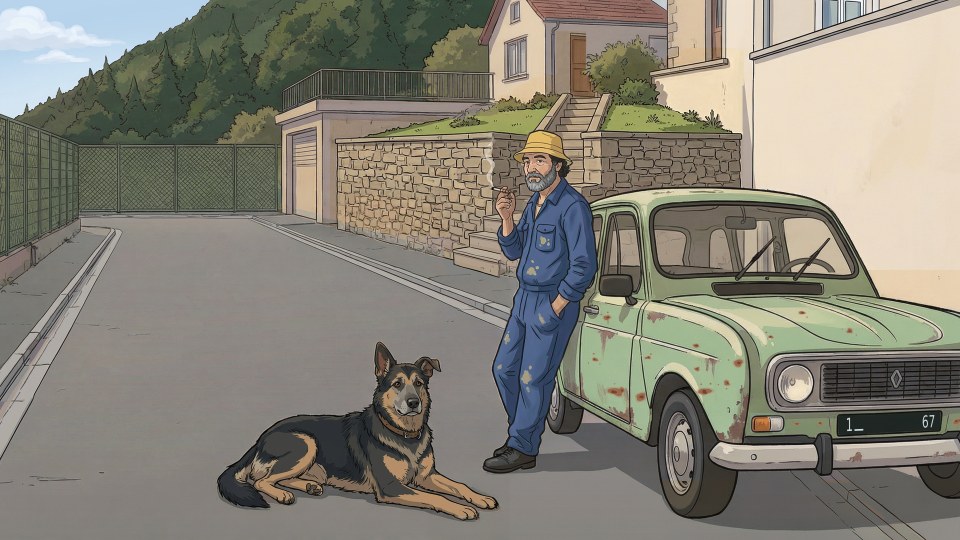
#> input picture assets/storyboards/a-valider/p02/p02-v10-colline-jardin.png, 1920 x 1080 px (shown at 1/2 size)
$ python p02_v13.py ../assets/storyboards/a-valider/p02/p02-v1-ancien-fil-03h55.png
#> lines starting #> are read from the running program, lines starting #| are printed output that depends on the picture; pictures that were not available may be replaced by others from this repository, and a replacement may not be noted
### tools/p02_v10.py
#!/usr/bin/env python3
"""P02 v10 = la v9 avec les deux rectifications demandées le 15/10 après la v8 (écartée) :

  « la colline était beaucoup trop basse il va falloir rectifier — le jardin qui fait colline alors qu'il est au
    même niveau que la terrasse juste un poil plus bas »

1. colline : nettement plus haute que dans la v8 (la crête part du bord gauche vers le tiers supérieur et sort par
   le haut de l'image au-dessus de la terrasse) ; il reste un coin de ciel bleu en haut à gauche — le bleu de la
   retouche (trop saturé, cyan) est ramené à celui du ciel de P01, son vert à celui de la colline de la v9 ;
2. jardin : PLAT, au niveau de la terrasse du garage (juste un peu plus bas), tenu par un haut mur de soutènement
   en pierre le long du trottoir ; l'escalier part du trottoir, monte tout droit jusqu'à la porte de la maison et
   coupe le jardin en deux moitiés (pelouse et arbustes).

Méthode : retouches IA sur des recadrages de la v9 (p02/work/v10-ia-colline-2.png — v10-ia-colline.png, 1er essai
écarté : crête encore trop basse à gauche, jusqu'au grillage ; v10-ia-jardin-2.png, faite avec la disposition de
l'escalier de la v8 comme modèle — v10-ia-jardin.png, 1er essai écarté : escalier en biais tout à droite, jardin pas
coupé en deux) ; le jardin est recalé sur la v9 (ECC, agrandissement de 0,9 %) ; collage par
coupe de graphe (p02_v8.coupe_graphe) ; Jeannot et la 4L de la v9 restent au pixel près.
3. pied du mur : sous le nouveau mur restaient l'ancien pilier, la grille de l'ancien portail et des marches de la v9
   (x ≈ 880–1010, y ≈ 400–565, à gauche de Jeannot) ; retouche IA v10-ia-pied.png (recadrage x 620–1260,
   y 330–690 ×2 de la composition 1+2) : le mur descend jusqu'au trottoir et les premières marches de l'escalier
   partent du trottoir ; seule cette zone est collée (coupe de graphe), après recalage et accord des couleurs sur
   le mur actuel (ses pierres sortaient plus jaunes).

Contrôle obligatoire (bleu du ciel de P01 : --palette P01) :
  python3 tools/controle_retouche.py p02-v9-lumiere.png p02-v10-colline-jardin.png \\
      --zones "<voir ZONES affichées>" --plan P02 --sortie p02-v10-controle.jpg \\
      --palette assets/storyboards/a-valider/p01/p01-v33-net.png

Usage : python3 tools/p02_v10.py [SORTIE] [--coupes IMG]
"""
import sys
from pathlib import Path

import cv2
import numpy as np
from PIL import Image

sys.path.insert(0, str(Path(__file__).resolve().parent))
import p02_v6  # noqa: E402  (silhouette de Jeannot)
import p02_v7  # noqa: E402  (silhouette de la 4L)
import p02_v8  # noqa: E402  (coupe de graphe, zones sûres du ciel)

ROOT = Path(__file__).resolve().parents[1]
DOSSIER = ROOT / "assets/storyboards/a-valider/p02"
TRAVAIL = DOSSIER / "work"
SRC = DOSSIER / "p02-v9-lumiere.png"
V5 = DOSSIER / "p02-v5-plaque-rouille.png"
SORTIE = DOSSIER / "p02-v10-colline-jardin.png"

CC = (0, 0, 1067, 600)          # recadrage « colline »
CJ = (620, 0, 1508, 500)        # recadrage « jardin »
PORTE = (1112, 62, 1172, 194)   # porte de la maison au haut de l'escalier (nouvelle)
CP = (620, 330, 1260, 690)      # recadrage « pied du mur »
P01 = ROOT / "assets/storyboards/a-valider/p01/p01-v33-net.png"
P01_CIEL = (880, 0, 1920, 330)  # ciel de P01 v33 (modèle du bleu)
PIERRES = (680, 360, 870, 462)  # pierres du mur, identiques en dessin dans la composition et la retouche du pied
TROTTOIR = (700, 515, 880, 560) # trottoir au pied du mur, identique dans les deux


def charger(nom, rc):
    x0, y0, x1, y1 = rc
    return np.asarray(Image.open(TRAVAIL / nom).convert("RGB").resize((x1 - x0, y1 - y0), Image.LANCZOS))


# [13 lines left out: function recaler, not called in this run]


def silhouettes(v9):
    v5 = np.asarray(Image.open(V5).convert("RGB"))
    jeannot = np.zeros(v9.shape[:2], bool)
    for nom, fichier, rc, ret, boite in p02_v6.PERSOS:
        if nom == "jeannot":
            x0, y0, x1, y1 = rc
            _, nouvelle = p02_v6.masque(v5[y0:y1, x0:x1], p02_v6.charger(fichier, rc, ret), boite)
            jeannot[y0:y1, x0:x1] = nouvelle
    return jeannot, p02_v7.silhouette_4l(v9)


# [128 lines left out: functions graines_jardin, couleurs_colline, graines_pied, _transfert, accorder, main, not called in this run]


# [2 lines that do not run on import are left out]

### tools/p02_v6.py
#!/usr/bin/env python3
"""P02 v6 = la v5 avec la 3e paire de correctifs de la liste (avis du 14/10 sur la v3) :

5. Jeannot comme dans P01 v33 : visage plus plein, sourcils et cheveux sombres et bouclés sous le bob, barbe
   poivre et sel, cordon au cou, bleu de travail cobalt de P01 avec quelques taches de peinture jaune-ocre
   irrégulières (au lieu des traînées ocre), bob jaune doré de P01 ;
6. Enji comme dans P01 v33 et sur sa fiche (assets/art/enji-character.png) : même pelage noir et feu (selle
   noire, pattes et poitrail feu, museau grisé, oreille pliée, collier brun), dessin plus simple, moins réaliste.

Méthode :
  - retouche IA de chaque personnage sur un recadrage de la v5 agrandi ×2 (Jeannot est donné retourné pour être
    orienté comme son modèle de P01, puis remis à l'endroit) ; résultats bruts dans p02/work/ ;
  - le résultat est ramené à la taille du recadrage (il est déjà aligné : décalage < 0,1 px, aucun recalage) ;
  - on ne colle QUE la silhouette du personnage : union de l'ancienne (v5) et de la nouvelle (IA), découpées par
    GrabCut à partir des zones nettement modifiées, l'autre personnage étant exclu par la boîte ;
  - Jeannot est ensuite recoloré matière par matière sur le Jeannot de P01 (bleu de travail, peau, bob, taches
    de peinture : moyenne et étalement Lab de la même matière dans P01, ombres gardées, poids progressifs) — la
    retouche IA avait un bleu plus clair, une peau plus rose et un bob trop pâle.
  Contrôle avec --palette P01 v33 : le bleu cobalt et le jaune doré demandés n'existent pas dans la v5.
  Tout le reste est identique à la v5 (lieux, 4L, volant, sol, plaque).

Entrées (p02/work/) : v6-entree-jeannot-miroir.png, v6-entree-enji.png (recadrages ×2 de la v5 donnés à l'IA),
ref-p01-jeannot.png, ref-p01-enji.png (modèles), v6-ia-jeannot-miroir-2.png, v6-ia-enji.png (retouches IA ;
v6-ia-jeannot-miroir.png = 1er essai écarté : bleu roi et grosses étoiles jaunes, cheveux gris).

Contrôle obligatoire :
  python3 tools/controle_retouche.py p02-v5-plaque-rouille.png p02-v6-jeannot-enji.png \\
      --zones "<voir ZONES affichées>" --plan P02 --sortie p02-v6-controle.jpg \\
      --palette assets/storyboards/a-valider/p01/p01-v33-net.png

Usage : python3 tools/p02_v6.py [SORTIE]
"""
import sys
from pathlib import Path

import cv2
import numpy as np
from PIL import Image, ImageOps
from scipy import ndimage as ndi

ROOT = Path(__file__).resolve().parents[1]
DOSSIER = ROOT / "assets/storyboards/a-valider/p02"
TRAVAIL = DOSSIER / "work"
SRC = DOSSIER / "p02-v5-plaque-rouille.png"
SORTIE = DOSSIER / "p02-v6-jeannot-enji.png"

# recadrages de la v5 (x0, y0, x1, y1) et boîte du personnage dans le recadrage (l'autre personnage en est exclu)
PERSOS = [
    # nom, retouche IA, recadrage, retournée ?, boîte
    ("enji", "v6-ia-enji.png", (420, 620, 1050, 1040), False, (15, 15, 578, 412)),
    ("jeannot", "v6-ia-jeannot-miroir-2.png", (830, 200, 1350, 980), True, (100, 25, 400, 778)),
]
P01 = ROOT / "assets/storyboards/a-valider/p01/p01-v33-net.png"
# Jeannot dans P01 v33 : recadrage, bob, bas de la tête (y) — et les mêmes repères dans P02
P01_JEANNOT = (190, 445, 380, 885)
P01_BOB = (240, 450, 340, 500)
P01_TETE_BAS = 560
P02_BOB = (1020, 240, 1160, 330)
P02_TETE_BAS = 400
# part de l'écart de clarté moyenne vers P01 (1 = clarté de P01 ; 0 = clarté de la retouche) : le bleu de P01 est
# plus sombre ; à 1 les traits paraissent moins nets sur le tissu, à 0 les bleus clairs sortent de la palette
CLARTE_P01 = 0.7


def charger(nom, recadrage, retournee):
    im = Image.open(TRAVAIL / nom).convert("RGB")
    if retournee:
        im = ImageOps.mirror(im)
    w, h = recadrage[2] - recadrage[0], recadrage[3] - recadrage[1]
    return np.asarray(im.resize((w, h), Image.LANCZOS))


# [16 lines left out: function silhouette, not called in this run]


def masque(ref, ia, boite):
    d = np.abs(ref.astype(int) - ia.astype(int)).max(axis=2).astype(np.float32)
    d = cv2.GaussianBlur(d, (0, 0), 1.5)
    sur = cv2.erode((d > 45).astype(np.uint8), np.ones((5, 5), np.uint8)).astype(bool)
    probable = cv2.dilate((d > 25).astype(np.uint8),
                          cv2.getStructuringElement(cv2.MORPH_ELLIPSE, (31, 31))).astype(bool)
    nouvelle = silhouette(ia, boite, sur, probable)
    ancienne = silhouette(ref, boite, sur, probable)
    return nouvelle | ancienne, nouvelle


def _lab(img):
    lab = cv2.cvtColor(img, cv2.COLOR_RGB2LAB).astype(np.float32)
    return lab, lab[..., 0], lab[..., 1] - 128, lab[..., 2] - 128


def _rampe(v, a, b):
    return np.clip((v - a) / (b - a), 0, 1)


# [102 lines left out: functions matieres, silhouette_p01, vers_p01, main, not called in this run]


# [2 lines that do not run on import are left out]

### tools/p02_v13.py
#!/usr/bin/env python3
"""P02 v13 = retour à la v10 (avis du 15/10 sur la v12 : « tous les changements après la v10 ne vont pas sauf le
grillage de gauche ; la forêt et le mur étaient très bien sur la v10 ») + les points de cet avis, un par un :

  A. base = v10 + le grillage de gauche de la v12 (mailles nettes, retouche p02/work/v12-ia-grillage.png, recollée
     directement sur la v10 par coupe de graphe — pas de reste de la colline de la v11 au bord du grillage) ;
  B. la rue « tourne à gauche » au fond (pointé : (226, 460), (164, 442)) : la bordure et le trottoir de gauche
     filent tout droit jusqu'au grillage du fond ; le grillage de gauche et son muret ne changent pas (retouche
     p02/work/v13-ia-rue-3.png sur le recadrage x 0–480, y 360–630 ×2,67 de la base A — essais écartés :
     v13-ia-rue.png prolongeait le grillage dans un recadrage trop court, v13-ia-rue-2.png gardait la courbe).

Jeannot, Enji et la 4L restent ceux de la v10 au pixel près.

Contrôle obligatoire (par rapport à la v10) :
  python3 tools/controle_retouche.py p02-v10-colline-jardin.png p02-v13-rue-droite.png \\
      --zones "<voir ZONES affichées>" --plan P02 --sortie p02-v13-controle.jpg

Usage : python3 tools/p02_v13.py [SORTIE] [--base-seule] [--coupes IMG]
"""
import sys
from pathlib import Path

import cv2
import numpy as np
from PIL import Image

sys.path.insert(0, str(Path(__file__).resolve().parent))
import p02_v8  # noqa: E402  (coupe de graphe, collage protégé)
import p02_v10  # noqa: E402  (silhouettes de Jeannot et de la 4L)
import p02_v12  # noqa: E402  (zones sûres du grillage de gauche)

ROOT = Path(__file__).resolve().parents[1]
DOSSIER = ROOT / "assets/storyboards/a-valider/p02"
TRAVAIL = DOSSIER / "work"
SRC = DOSSIER / "p02-v10-colline-jardin.png"
V9 = DOSSIER / "p02-v9-lumiere.png"
SORTIE = DOSSIER / "p02-v13-rue-droite.png"

CR = (0, 360, 480, 630)        # recadrage « fond de la rue, à gauche »


def charger(nom, rc):
    x0, y0, x1, y1 = rc
    return np.asarray(Image.open(TRAVAIL / nom).convert("RGB").resize((x1 - x0, y1 - y0), Image.LANCZOS))


def base_a(v10, protege, car):
    """A. v10 + grillage de gauche de la v12 (coupe de graphe entre la v10 et la retouche du grillage)."""
    H, W = v10.shape[:2]
    (gi, gg), _ = p02_v12.graines(H, W, car)
    x0, y0, x1, y1 = p02_v12.CG
    ia = charger("v12-ia-grillage.png", p02_v12.CG)
    lab = p02_v8.coupe_graphe(v10[y0:y1, x0:x1], ia, gi[y0:y1, x0:x1], gg[y0:y1, x0:x1])
    m = np.zeros((H, W), bool); m[y0:y1, x0:x1] = lab
    full = v10.copy(); full[y0:y1, x0:x1] = ia
    res, a = p02_v8.coller(v10.astype(np.float32), full, m, protege)
    return res, a, m


def graines_rue(H, W):
    """B. le coin de la bordure (côté IA) ; grillages, muret, chaussée loin de la bordure, bas (côté base)."""
    yy, xx = np.mgrid[0:H, 0:W]
    ia = (xx >= 165) & (xx < 290) & (yy >= 430) & (yy < 495)
    garde = (yy < 424) | (xx < 150) | (xx > 340) | (yy > 610)
    return ia & ~garde, garde


def main():
    args = [a for a in sys.argv[1:] if not a.startswith("--")]
    sortie = Path(args[0]) if args else SORTIE
    v10 = np.asarray(Image.open(SRC).convert("RGB"))
#> v10 is the input picture: shape (1080, 1920, 3); mean R, G, B 134, 130.7, 119.1
    v9 = np.asarray(Image.open(V9).convert("RGB"))
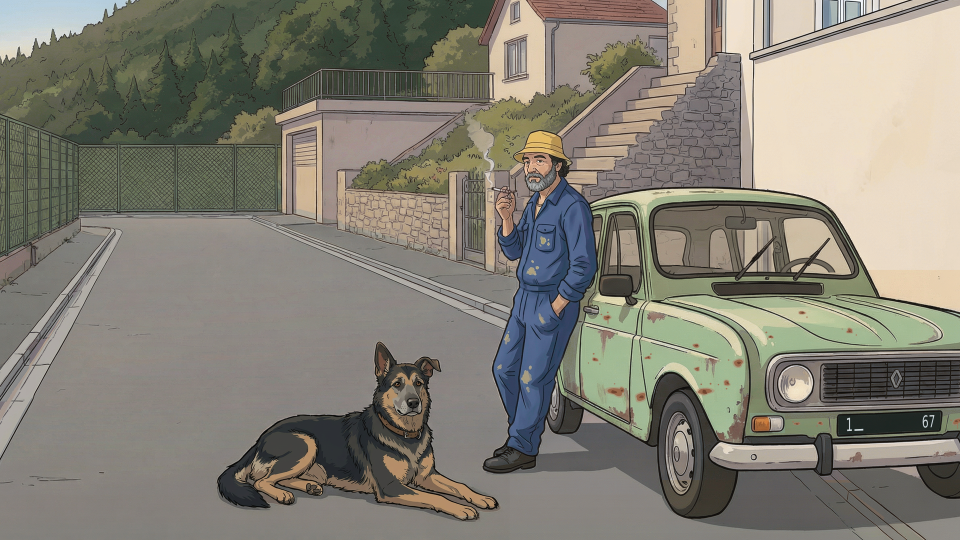
#> input picture assets/storyboards/a-valider/p02/p02-v9-lumiere.png, 1920 x 1080 px (shown at 1/2 size)
#> v9 is the input picture: shape (1080, 1920, 3); mean R, G, B 131.4, 127.9, 116.7
    H, W = v10.shape[:2]
#> H = 1080; W = 1920
    jeannot, car = p02_v10.silhouettes(v9)
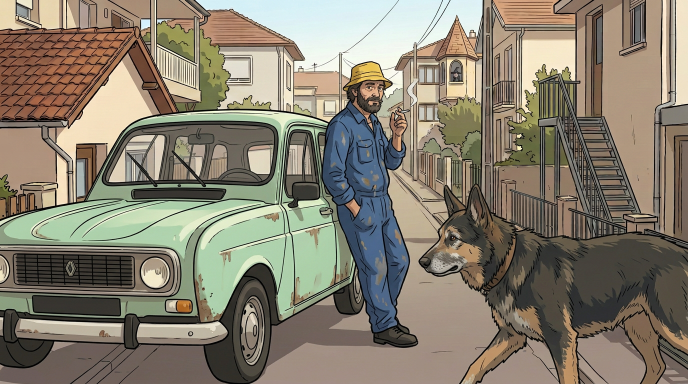
#> input picture assets/storyboards/a-valider/p02/p02-v1-ancien-fil-03h55.png, 1376 x 768 px, given in place of p02-v5-plaque-rouille.png, which was not available (shown at 1/2 size)
#> in silhouettes, v5 is the input picture: shape (768, 1376, 3); mean R, G, B 134.7, 127.3, 111.7
#> pass 2 of the loop in silhouettes, `for nom, fichier, rc, ret, boite in p02_v6.PERSOS:`:
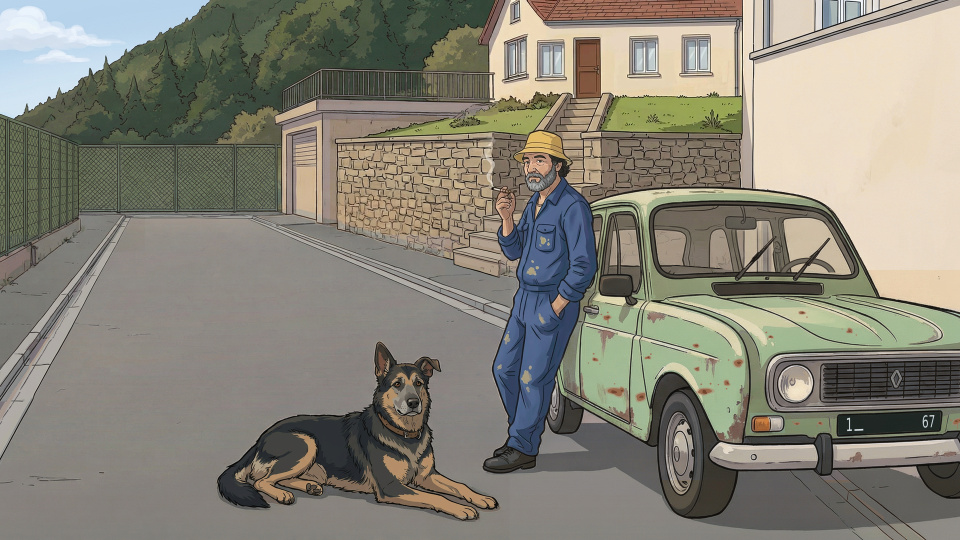
#> input picture assets/storyboards/a-valider/p02/p02-v14-maison-escalier.png, 1920 x 1080 px, given in place of v6-ia-jeannot-miroir-2.png, which was not available (shown at 1/2 size)
#> in charger, im is the input picture: PIL image 1920x1080 RGB; mean R, G, B 134.5, 131.2, 119.3
#> in charger, `im = ImageOps.mirror(im)`:
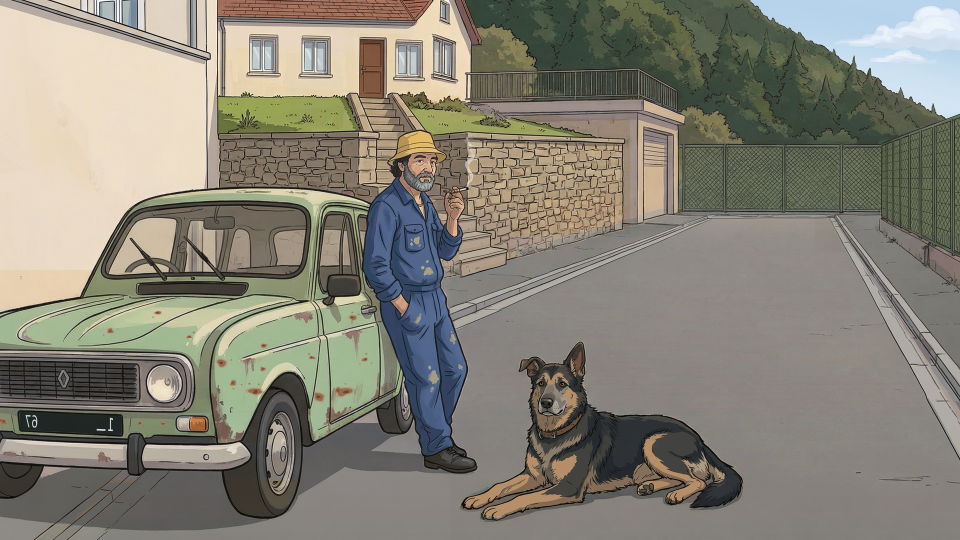
#> im: PIL image 1920x1080 RGB (shown at 1/2 size); mean R, G, B 134.5, 131.2, 119.3
#> in charger, `return np.asarray(im.resize((w, h), Image.LANCZOS))`:
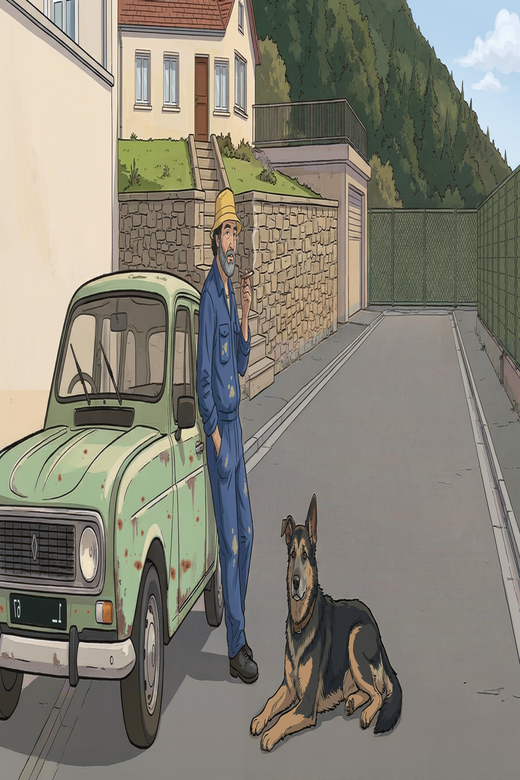
#> returned value: shape (780, 520, 3); mean of channels 0, 1, 2 134.5, 131.2, 119.3; drawn as R, G, B
    protege = jeannot | car
    res, a1, m1 = base_a(v10, protege, car)
    zones, masques, infos = [], [m1], [f"grillage {int(m1.sum())} px"]
    alphas = [a1]
    if "--base-seule" not in sys.argv:
        x0, y0, x1, y1 = CR
        cur = np.clip(np.rint(res), 0, 255).astype(np.uint8)
        ia = charger("v13-ia-rue-3.png", CR)
        gi, gg = graines_rue(H, W)
        lab = p02_v8.coupe_graphe(cur[y0:y1, x0:x1], ia, gi[y0:y1, x0:x1], gg[y0:y1, x0:x1])
        m2 = np.zeros((H, W), bool); m2[y0:y1, x0:x1] = lab
        full = cur.copy(); full[y0:y1, x0:x1] = ia
        res, a2 = p02_v8.coller(res, full, m2, protege)
        alphas.append(a2); masques.append(m2); infos.append(f"rue {int(m2.sum())} px")
    out = np.clip(np.rint(res), 0, 255).astype(np.uint8)
    Image.fromarray(out).save(sortie, optimize=True)
    for a in alphas:
        ys, xs = np.nonzero(a > 0)
        zones.append((max(0, int(xs.min()) - 1), max(0, int(ys.min()) - 1), min(W, int(xs.max()) + 2), min(H, int(ys.max()) + 2)))
    print(f"ok {sortie} | " + " · ".join(infos))
    print("zones du contrôle : " + ";".join(",".join(map(str, z)) for z in zones))
    if "--coupes" in sys.argv:
        vis = out.copy()
        for m, c in zip(masques, ([255, 0, 255], [0, 255, 255])):
            e = m ^ cv2.erode(m.astype(np.uint8), np.ones((3, 3), np.uint8)).astype(bool)
            vis[e] = c
        Image.fromarray(vis).save(sys.argv[sys.argv.index("--coupes") + 1])


if __name__ == "__main__":
#> (the run stopped early here; a loop or call above may not have finished)
